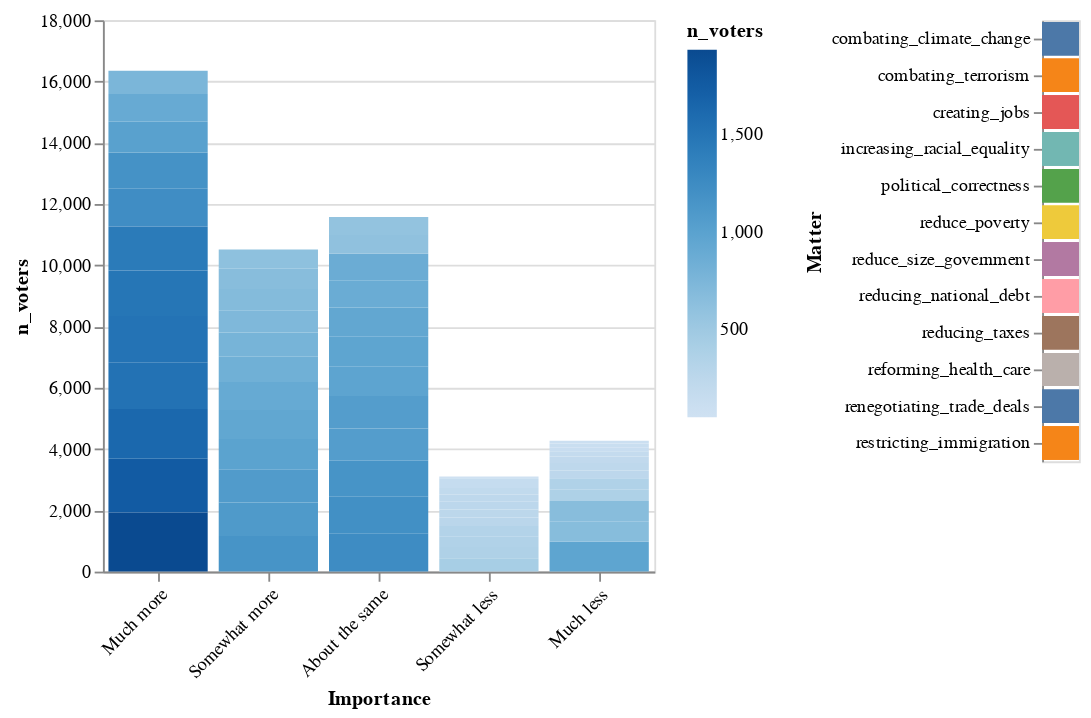

Notebook cell for this chart:
### Code cell
matter_selection = alt.selection_single(fields = ["Matter"], on = "mouseover", nearest = True)
base = alt.Chart(dem_melted).mark_bar().encode(
    x = alt.X("Importance", 
              sort = ["Much more","Somewhat more","About the same","Somewhat less","Much less"],
             axis = alt.Axis(labelAngle=-45)),
    y = "n_voters",
    color = alt.Color("n_voters:Q", 
                      scale = alt.Scale(scheme = "blues"))).transform_filter(matter_selection).properties(width=300)

legend = alt.Chart(dem_melted).mark_bar().encode(
     y = "Matter",
    color = alt.Color("Matter", legend = None)).add_selection(matter_selection)

alt.hconcat(base,legend)

### Figure 1 — Vega-Lite specification as saved in the notebook (floating-point values rounded to 4 significant figures)
{"config": {"view": {"continuousWidth": 400, "continuousHeight": 300}}, "hconcat": [{"mark": "bar", "encoding": {"color": {"type": "quantitative", "field": "n_voters", "scale": {"scheme": "blues"}}, "x": {"type": "nominal", "axis": {"labelAngle": -45}, "field": "Importance", "sort": ["Much more", "Somewhat more", "About the same", "Somewhat less", "Much less"]}, "y": {"type": "quantitative", "field": "n_voters"}}, "transform": [{"filter": {"selection": "selector009"}}], "width": 300}, {"mark": "bar", "encoding": {"color": {"type": "nominal", "field": "Matter", "legend": null}, "y": {"type": "nominal", "field": "Matter"}}, "selection": {"selector009": {"type": "single", "fields": ["Matter"], "on": "mouseover", "nearest": true}}}], "data": {"name": "data-acf1f275b937c798e1ee8d5ba69e7482"}, "$schema": "https://vega.github.io/schema/vega-lite/v4.8.1.json", "datasets": {"data-acf1f275b937c798e1ee8d5ba69e7482": [{"Matter": "combating_climate_change", "Importance": "About the same", "n_voters": 880}, {"Matter": "combating_climate_change", "Importance": "Much less", "n_voters": 971}, {"Matter": "combating_climate_change", "Importance": "Much more", "n_voters": 903}, {"Matter": "combating_climate_change", "Importance": "Somewhat less", "n_voters": 371}, {"Matter": "combating_climate_change", "Importance": "Somewhat more", "n_voters": 692}, {"Matter": "combating_terrorism", "Importance": "About the same", "n_voters": 1206}, {"Matter": "combating_terrorism", "Importance": "Much less", "n_voters": 120}, {"Matter": "combating_terrorism", "Importance": "Much more", "n_voters": 1487}, {"Matter": "combating_terrorism", "Importance": "Somewhat less", "n_voters": 161}, {"Matter": "combating_terrorism", "Importance": "Somewhat more", "n_voters": 832}, {"Matter": "creating_jobs", "Importance": "About the same", "n_voters": 587}, {"Matter": "creating_jobs", "Importance": "Much less", "n_voters": 95}, {"Matter": "creating_jobs", "Importance": "Much more", "n_voters": 1932}, {"Matter": "creating_jobs", "Importance": "Somewhat less", "n_voters": 54}, {"Matter": "creating_jobs", "Importance": "Somewhat more", "n_voters": 1160}, {"Matter": "increasing_racial_equality", "Importance": "About the same", "n_voters": 1161}, {"Matter": "increasing_racial_equality", "Importance": "Much less", "n_voters": 673}, {"Matter": "increasing_racial_equality", "Importance": "Much more", "n_voters": 754}, {"Matter": "increasing_racial_equality", "Importance": "Somewhat less", "n_voters": 434}, {"Matter": "increasing_racial_equality", "Importance": "Somewhat more", "n_voters": 786}, {"Matter": "political_correctness", "Importance": "About the same", "n_voters": 978}, {"Matter": "political_correctness", "Importance": "Much less", "n_voters": 665}, {"Matter": "political_correctness", "Importance": "Much more", "n_voters": 1181}, {"Matter": "political_correctness", "Importance": "Somewhat less", "n_voters": 333}, {"Matter": "political_correctness", "Importance": "Somewhat more", "n_voters": 666}, {"Matter": "reduce_poverty", "Importance": "About the same", "n_voters": 974}, {"Matter": "reduce_poverty", "Importance": "Much less", "n_voters": 254}, {"Matter": "reduce_poverty", "Importance": "Much more", "n_voters": 1232}, {"Matter": "reduce_poverty", "Importance": "Somewhat less", "n_voters": 277}, {"Matter": "reduce_poverty", "Importance": "Somewhat more", "n_voters": 1081}, {"Matter": "reduce_size_government", "Importance": "About the same", "n_voters": 1056}, {"Matter": "reduce_size_government", "Importance": "Much less", "n_voters": 243}, {"Matter": "reduce_size_government", "Importance": "Much more", "n_voters": 1526}, {"Matter": "reduce_size_government", "Importance": "Somewhat less", "n_voters": 255}, {"Matter": "reduce_size_government", "Importance": "Somewhat more", "n_voters": 728}, {"Matter": "reducing_national_debt", "Importance": "About the same", "n_voters": 876}, {"Matter": "reducing_national_debt", "Importance": "Much less", "n_voters": 131}, {"Matter": "reducing_national_debt", "Importance": "Much more", "n_voters": 1750}, {"Matter": "reducing_national_debt", "Importance": "Somewhat less", "n_voters": 160}, {"Matter": "reducing_national_debt", "Importance": "Somewhat more", "n_voters": 909}, {"Matter": "reducing_taxes", "Importance": "About the same", "n_voters": 937}, {"Matter": "reducing_taxes", "Importance": "Much less", "n_voters": 171}, {"Matter": "reducing_taxes", "Importance": "Much more", "n_voters": 1512}, {"Matter": "reducing_taxes", "Importance": "Somewhat less", "n_voters": 262}, {"Matter": "reducing_taxes", "Importance": "Somewhat more", "n_voters": 945}, {"Matter": "reforming_health_care", "Importance": "About the same", "n_voters": 613}, {"Matter": "reforming_health_care", "Importance": "Much less", "n_voters": 377}, {"Matter": "reforming_health_care", "Importance": "Much more", "n_voters": 1626}, {"Matter": "reforming_health_care", "Importance": "Somewhat less", "n_voters": 207}, {"Matter": "reforming_health_care", "Importance": "Somewhat more", "n_voters": 994}, {"Matter": "renegotiating_trade_deals", "Importance": "About the same", "n_voters": 1251}, {"Matter": "renegotiating_trade_deals", "Importance": "Much less", "n_voters": 212}, {"Matter": "renegotiating_trade_deals", "Importance": "Much more", "n_voters": 1011}, {"Matter": "renegotiating_trade_deals", "Importance": "Somewhat less", "n_voters": 238}, {"Matter": "renegotiating_trade_deals", "Importance": "Somewhat more", "n_voters": 1097}, {"Matter": "restricting_immigration", "Importance": "About the same", "n_voters": 1056}, {"Matter": "restricting_immigration", "Importance": "Much less", "n_voters": 362}, {"Matter": "restricting_immigration", "Importance": "Much more", "n_voters": 1435}, {"Matter": "restricting_immigration", "Importance": "Somewhat less", "n_voters": 351}, {"Matter": "restricting_immigration", "Importance": "Somewhat more", "n_voters": 623}]}}
